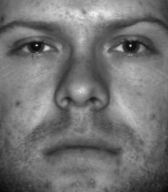
%> input picture PCA-Images/YaleSubset/yaleB01_P00A+000E+00.png, 168 x 192 px; its folder holds only this picture in this run
$ octave PCA_images.m   (GNU Octave 9; MATLAB toolbox functions it lacks are replaced by stand-ins)
%> lines starting %> are read from the running program, lines starting %| are printed output that depends on the picture
### PCA-Images/pc_evectors.m
function [Vectors,Values,Psi] = pc_evectors(A,numvecs)
%PC_EVECTORS Get the top numvecs eigenvectors of the covariance matrix
%            of A, using Turk and Pentland's trick for numrows >> numcols
%            Returns the eigenvectors as the colums of Vectors and a
%            vector of ALL the eigenvectors in Values.

% Matthew Dailey 2000

  % Check arguments

  if nargin ~= 2
    error('usage: pc_evectors(A,numvecs)');
  end

  nexamp = size(A,2);

  % Now compute the eigenvectors of the covariance matrix, using
  % a little trick from Turk and Pentland 1991

  % Compute the "average" vector
  % mean(A) gives you a row vector containing the mean of each column of A

  fprintf(1,'Computing average vector and vector differences from avg...\n');
  Psi = mean(A')';

  % Compute difference with average for each vector

  for i = 1:nexamp
    A(:,i) = A(:,i) - Psi;
  end;

  % Get the patternwise (nexamp x nexamp) covariance matrix

  fprintf(1,'Calculating L=A''A\n');
  L = A'*A;

  % Get the eigenvectors (columns of Vectors) and eigenvalues (diag of Values)

  fprintf(1,'Calculating eigenvectors of L...\n');
  [Vectors,Values] = eig(L);

  % Sort the vectors/values according to size of eigenvalue

  fprintf(1,'Sorting evectors/values...\n');
  [Vectors,Values] = sortem(Vectors,Values);

  % Convert the eigenvectors of A'*A into eigenvectors of A*A'

  fprintf(1,'Computing eigenvectors of the real covariance matrix..\n');
  Vectors = A*Vectors;

  % Get the eigenvalues out of the diagonal matrix and
  % normalize them so the evalues are specifically for cov(A'), not A*A'.

  Values = diag(Values);
  Values = Values / (nexamp-1);

  % Normalize Vectors to unit length, kill vectors corr. to tiny evalues

  num_good = 0;
  for i = 1:nexamp
    Vectors(:,i) = Vectors(:,i)/norm(Vectors(:,i));
    if Values(i) < 0.00001
      % Set the vector to the 0 vector; set the value to 0.
      Values(i) = 0;
      Vectors(:,i) = zeros(size(Vectors,1),1);
    else
      num_good = num_good + 1;
    end
  end
  if (numvecs > num_good)
    fprintf(1,'Warning: numvecs is %d; only %d exist.\n',numvecs,num_good);
    numvecs = num_good;
  end
  Vectors = Vectors(:,1:numvecs);

### PCA-Images/sortem.m
function [NV,ND] = sortem(V,D)
%[V,D] = SORTEM(V,D)
%    Assumes the columns of V are vectors to be sorted along with the
%    diagonal elements of D.
%
% Matthew Dailey, 1998

% Check arguments

if nargin ~= 2
 error('Must specify vector matrix and diag value matrix')
end;

dvec = diag(D);
NV = zeros(size(V));
[dvec,index_dv] = sort(dvec);
index_dv = flipud(index_dv);
for i = 1:size(D,1)
  ND(i,i) = D(index_dv(i),index_dv(i));
  NV(:,i) = V(:,index_dv(i));
end;

### PCA-Images/PCA_images.m
close all; clear all; clc;
%% Read the Images

% Specify the folder name. Doesn't have to be added to path
P = "YaleSubset\";
% List folder contents that match with the specified extension (D it's an
% object that stores the information about the folder)
D = dir(fullfile(P, "*.png"));
% Count the instances on that folder
N = numel(D);

% Check that is working. Select the first image
img = imread(fullfile(D(1).folder, D(1).name));
%> img is the input picture: size 192x168 uint8; min 9, max 246, mean 114.6
figure;
imshow(img)

%% Ex 1
%{
Create a data matrix that has the dimensions M x N, where N is the
number of faces and M is the number of measurements per face (the number
of pixels in one image). The data matrix should be created using the Matlab
function zeros
%}

% Get size dimensions
[C, R] = size(img);
%> C = 192; R = 168

% Create a matrix to store the vectorized images
M = zeros(C*R, N);

%% Vecotorize imges

for i=1:N
    img = imread(fullfile(D(i).folder, D(i).name));
    tt = reshape(img, C*R, 1);
    M(:,i) = tt;
end

%% Substract means

mu = mean(M,2);

% Reshape the means to a original shape image
Imu = reshape(mu, C, R);

% Show average face
imshow(I, []); % Specify a grey scale

%% Apply PCA (given funtion)

[Vecs, Vals, Psi] = pc_evectors(M, 30);
%> in pc_evectors, `Psi = mean(A')';`: Psi = 114.6
%> in pc_evectors, `L = A'*A;`: L = 40543726.8
%> in pc_evectors, `[Vectors,Values] = eig(L);`: Vectors = 1; Values = 40543726.8
%> in sortem, `[dvec,index_dv] = sort(dvec);`: index_dv = 1
%> the loop in sortem, `for i = 1:size(D,1)` made 1 pass
%> in pc_evectors, `Values = Values / (nexamp-1);`: Values = Inf
%| Warning: numvecs is 30; only 1 exist.
%> in pc_evectors, `numvecs = num_good;`: numvecs = 1
%> Vals = Inf; Psi = 114.6

%% Plot variance of each component

Vals_n = Vals/sum(Vals);
%> Vals_n = NaN
Vals_c = cumsum(Vals_n);
%> Vals_c = NaN

figure()
subplot(1,2,1)
plot(Vals);
grid minor
xlabel('Principal component');
ylabel('Eigenvalues');
title('Scree Plot');
legend('Eigenvalues')

subplot(1,2,2)
hold on
plot(Vals_n)
plot(Vals_c)
yline(0.9, 'black--')
grid minor
xlabel('Principal component');
ylabel('Variance explained value');
title('Variance explained by principal components');
legend({'Individual','Cumulative','Threshold'}, ...
        'Location','best');
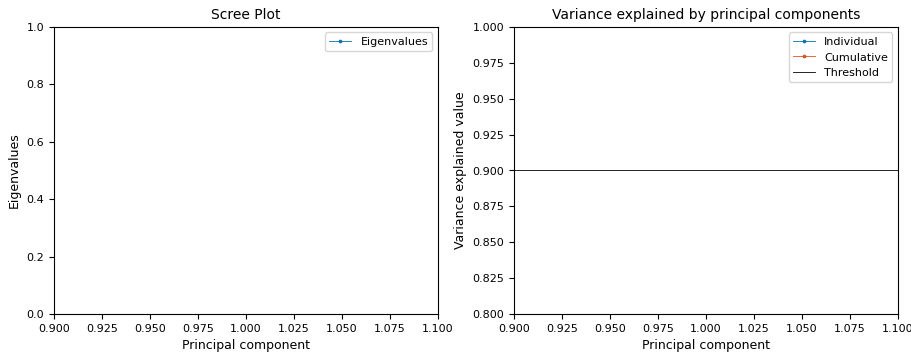
%> figure redrawn from the program's plot data, 2 panels


% How much variance explains the 2 first compoenents
%> (the run ends here)
